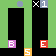

This game map was drawn from its Tiled (.tmx) file and the tilesets committed beside it. A one-line description and the full map source follow:
An orthogonal 7x7 tile map with 8x8 px tiles, 1 tile layer (tiles).

<map version="1.4" tiledversion="1.4.2" orientation="orthogonal" renderorder="right-down" width="7" height="7" tilewidth="8" tileheight="8" infinite="0" nextlayerid="3" nextobjectid="1">
 <properties>
  <property name="title" value="Untitled" />
 </properties>
 <tileset firstgid="1" source="tilemap.tsx" />
 <layer id="1" name="tiles" width="7" height="7">
  <data encoding="csv">
1,1,7,1,4,6,1,
1,0,0,1,0,0,1,
1,0,0,1,0,0,1,
1,0,0,1,0,0,1,
1,0,0,1,0,0,1,
1,5,0,1,0,2,1,
0,0,0,3,0,0,0
</data>
 </layer>
</map>
